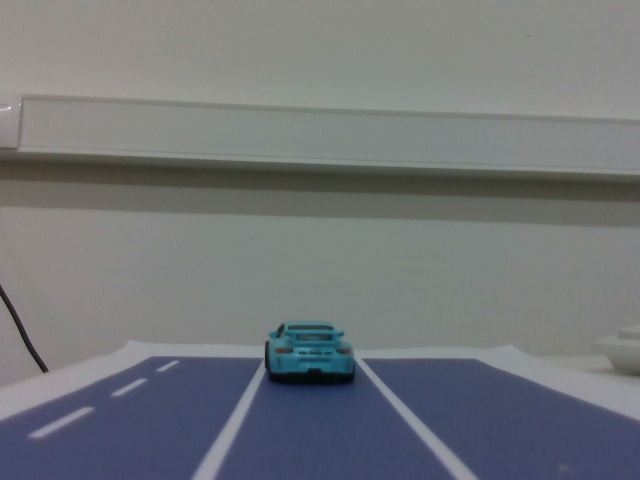
#> input picture rs_color_img2.jpg, 640 x 480 px, found by its file name
$ jupyter execute --allow-errors test_car.ipynb
#> lines starting #> are read from the running program, lines starting #| are printed output that depends on the picture
[cell 1]
import numpy as np
import matplotlib.pyplot as plt
from matplotlib.pyplot import imshow
from scipy.signal import find_peaks
# import graph_class
import cv2
import skimage
import math
import copy
import time
import pyrealsense2 as rs

[cell 2]
class PIDController:
    # [13 lines left out: functions __init__, update, not called in this run]

[cell 3]
def ipm_ll(image):
    # for single lane

    x1, y1 = 202, 480
    x2, y2 = 265, 360
    x3, y3 = 360, 360
    x4, y4 = 470, 480

    u1, v1 = x1, y1
    u2, v2 = 202, 0
    u3, v3 = 470, 0
    u4, v4 = x4, y4


    # [10 lines of commented-out code are left out]

    image = np.asanyarray(image, dtype=np.uint8)
    image = cv2.resize(image, dsize=(640, 480))

    # camera points
    points_camera = np.array([[x1, y1], [x2, y2], [x3, y3], [x4, y4]], dtype=np.float32)

    # birds-eye view points
    points_birdseye = np.array([[u1+200, v1+200], [u2+200, v2+200], [u3+200, v3+200], [u4+200, v4+200]], dtype=np.float32)

    homography_matrix, _ = cv2.findHomography(points_camera, points_birdseye)

    transformed_image = cv2.warpPerspective(image, homography_matrix, (640+200+200, 480+200)) # cv2.INTER_LINEAR, borderMode=cv2.BORDER_CONSTANT, borderValue=(0,0,0))

    return transformed_image, homography_matrix

[cell 4]
img = cv2.imread('rs_color_img2.jpg')
#> img is the input picture: shape (480, 640, 3); mean B, G, R 120.5, 117.6, 114.2
imshow(img)

[cell 5]
gs_img = cv2.cvtColor(img, cv2.COLOR_BGR2GRAY)
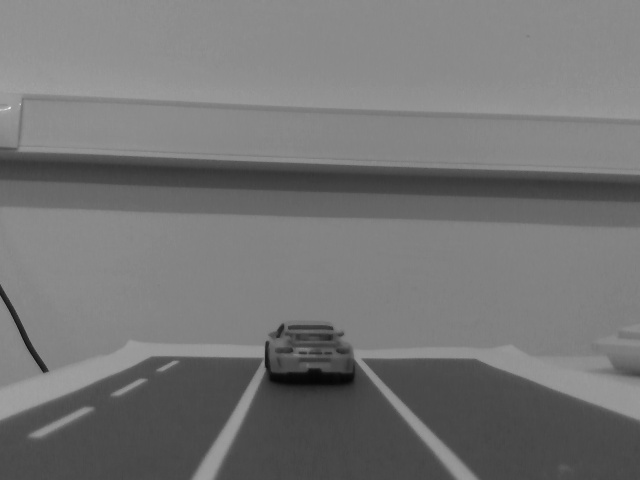
#> gs_img: shape (480, 640); min 5, max 239, mean 116.9
tr_img, H = ipm_ll(gs_img)
#> in ipm_ll, `transformed_image = cv2.warpPerspective(image, homography_matrix, (640..`:
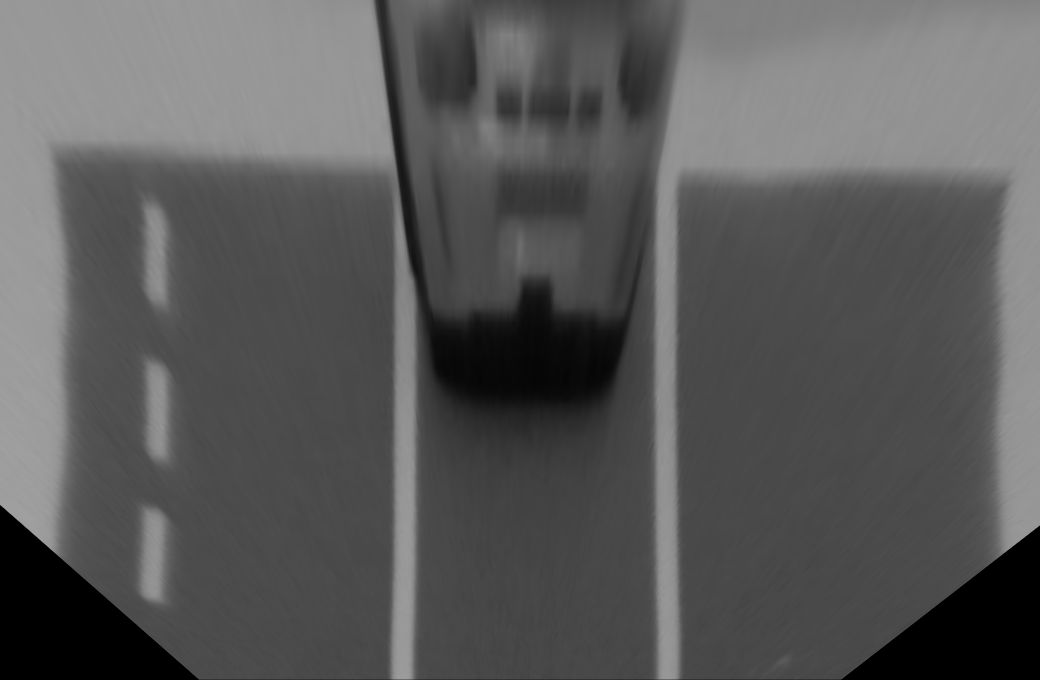
#> transformed_image: shape (680, 1040); min 0, max 161, mean 89.9
#> H = [[-0.632, -1.7, 689], [8.02e-17, -3.21, 1110.2], [1.62e-19, -0.0034, 1]]
imshow(tr_img)

$ run again, with back.jpg copied over rs_color_img2.jpg
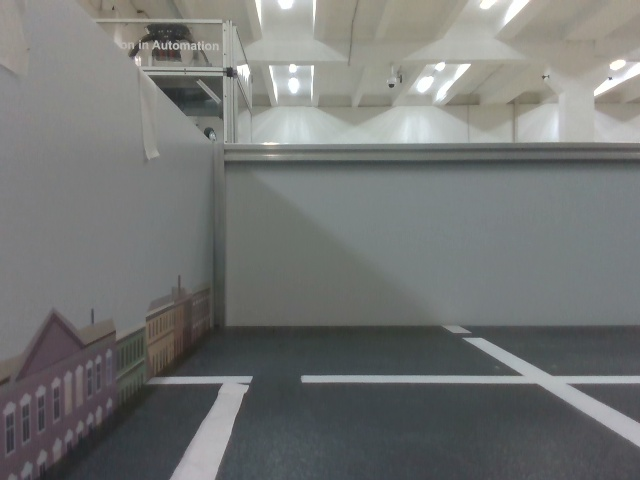
#> input picture back.jpg, 640 x 480 px, found by its file name
#> img is the input picture: shape (480, 640, 3); mean B, G, R 116.2, 117.7, 115.7
#> in ipm_ll, `transformed_image = cv2.warpPerspective(image, homography_matrix, (640..`:
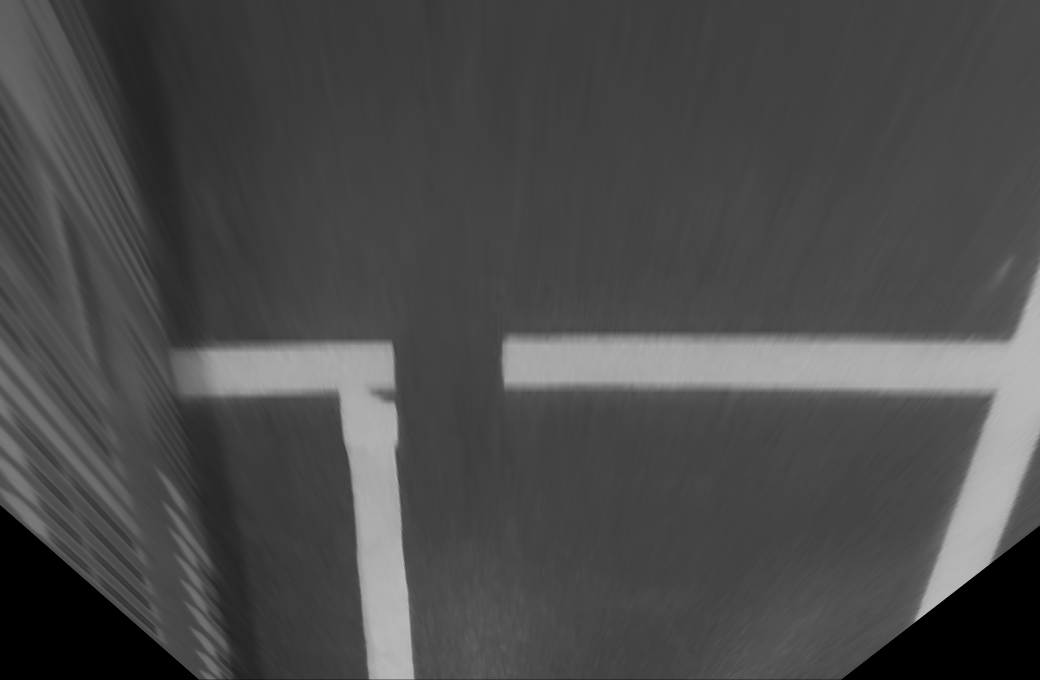
#> transformed_image: shape (680, 1040); min 0, max 186, mean 74.8
#> H = [[-0.632, -1.7, 689], [8.02e-17, -3.21, 1110.2], [1.62e-19, -0.0034, 1]]
